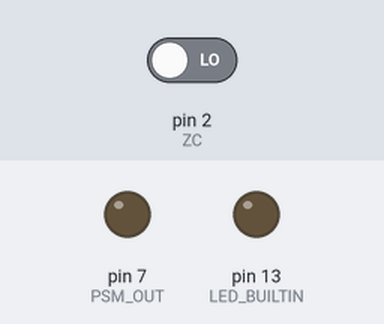
Bench run of a sketch on a simulated Arduino Uno, built with avr-gcc and run on an emulated ATmega328P. Shown: output pins drawn as LEDs (lit = HIGH). The inputs (shaded band) are chosen by the test bench; at power-on: pin 2 (ZC) LOW. Random numbers use the default seed unless the sketch sets one.

Above: at 1.2 s.
1.3 s: pin 2 (ZC) driven HIGH
Timing chart, 0 to 4.3 s (numbered marks = the images above; inputs shaded):
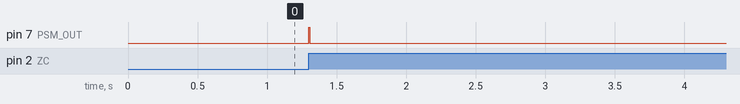

The sketch:

RobotDyne_PSM_Dimmer_Interrupt.ino.ino
```cpp
#define ZC 2
#define PSM_OUT 7

volatile int pulse_count = 0;
const int half_cycle_us = 8000;
const int psm_delay_us = 250;

void PSM_ISR() {

    if((int) random(2)) {
      delayMicroseconds(psm_delay_us);
      digitalWrite(PSM_OUT, HIGH);
      delayMicroseconds(half_cycle_us);
      digitalWrite(PSM_OUT, LOW);
    }

}

void setup() {
  pinMode(LED_BUILTIN, OUTPUT);
  pinMode(ZC, INPUT);
  pinMode(PSM_OUT, OUTPUT);

  attachInterrupt(digitalPinToInterrupt(ZC), PSM_ISR, RISING);

  digitalWrite(LED_BUILTIN, LOW);
  digitalWrite(PSM_OUT, LOW);

}

void loop() {}
```

Measured:
- after the input at 1.3 s, pin 7 (PSM_OUT): LOW → HIGH at once, → LOW 0.01 s later
